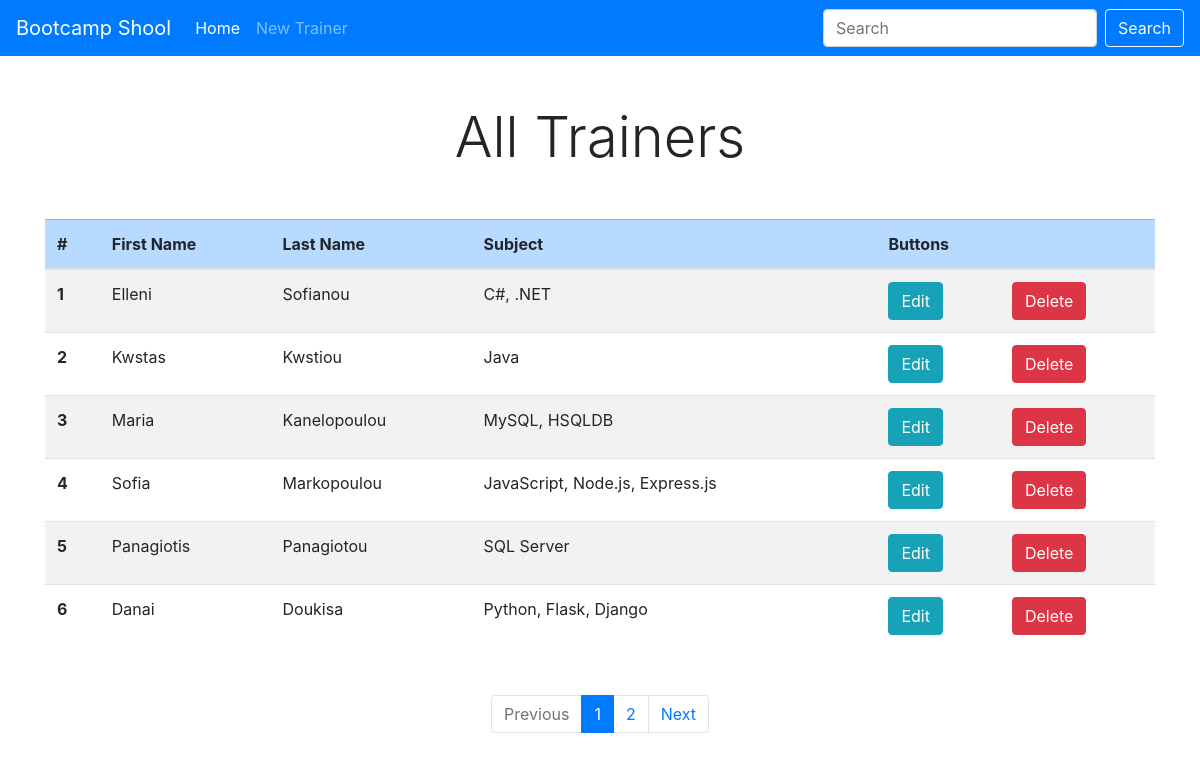
Screenshot of /trainers/ with the database file from the repository.
### trainers/models.py (models this page shows, shortened)
class Trainer(models.Model):
    first_name = models.CharField(max_length=30, blank=True)
    last_name = models.CharField(max_length=30, blank=True)
    subject = models.CharField(max_length=50)
    class Meta:
        db_table = 'trainer'

### trainers/views.py (the view)
# urls.py: path('', views.index, name='home'),
def index(request):
    all_trainers = Trainer.objects.all()
    page = request.GET.get('page', 1)
    paginator = Paginator(all_trainers, 6)
    try:
        trainer_lists = paginator.page(page)
    except PageNotAnInteger:
        trainer_lists = paginator.page(1)
    except EmptyPage:
        trainer_lists = paginator.page(paginator.num_pages)
    context = { 'trainer_lists': trainer_lists }
    return render(request, 'trainers/index.html', context)

### templates/trainers/index.html (shortened to what this page needs)
{% extends 'base.html' %}
{% block content %}
    <h1 class="display-4 text-center mb-5">All Trainers</h1>
    {% if trainer_lists %}
        <table class="table table-striped">
            <thead class="table-primary">
                <tr>
                    <th scope="col">#</th>
                    <th scope="col">First Name</th>
                    <th scope="col">Last Name</th>
                    <th scope="col">Subject</th>
                    <th colspan="2">Buttons</th>
                </tr>
            </thead>
            <tbody>
                {% for trainer in trainer_lists %}
                    <tr>
                        <th scope="row">{{ trainer.id }}</th>
                        <td>{{ trainer.first_name }}</td>
                        <td>{{ trainer.last_name }}</td>
                        <td>{{ trainer.subject }}</td>
                        <td><a href="{% url 'edit' trainer.id %}" class="btn btn-info">Edit</a></td>
                        <td><a href="{% url 'delete' trainer.id %}" class="btn btn-danger">Delete</a></td>
                    </tr>
                {% endfor %}
            </tbody>
        </table>
    {% endif %}
    {% include 'includes/paginator.html' %}
{% endblock %}

### templates/base.html (shortened to what this page needs)
{% load static %}
<!DOCTYPE html>
<html lang="en">
    <head>
        <link rel="stylesheet" href="https://cdn.jsdelivr.net/npm/bootstrap@4.6.0/dist/css/bootstrap.min.css">
        <link rel="stylesheet" href="https://pro.fontawesome.com/releases/v5.10.0/css/all.css">
    </head>
    <body>
        {% include "includes/navbar.html" %}
        <div class="container mt-5">
            {% block content %}{% endblock %}
        </div>
    </body>
</html>

### templates/includes/navbar.html (shortened to what this page needs)
<nav class="navbar navbar-expand-lg navbar-dark bg-primary">
    <a class="navbar-brand" href="{% url 'home' %}">Bootcamp Shool</a>
    <div class="collapse navbar-collapse" id="navbarSupportedContent">
        <ul class="navbar-nav mr-auto">
            <li class="nav-item">
                <a class="nav-link {% if request.resolver_match.view_name == 'home' %}active{% endif %}" href="{% url 'home' %}">Home</a>
            </li>
            <li class="nav-item">
                <a class="nav-link {% if request.resolver_match.view_name == 'create' %}active{% endif %}" href="{% url 'create' %}">New Trainer</a>
            </li>
        </ul>
        <ul class="navbar-nav float-right">
            <form action="{% url 'search' %}" class="form-inline my-2 my-lg-0" method="POST">
                <input class="form-control mr-sm-2" type="search" name="search" id="search" placeholder="Search" aria-label="Search">
                <button class="btn btn-outline-light my-2 my-sm-0" type="submit">Search</button>
            </form>
        </ul>
    </div>
</nav>

### templates/includes/paginator.html
<ul class="pagination justify-content-center mt-5 mb-5">
    {% if trainer_lists.has_previous %}
        <li class="page-item"><a class="page-link" href="?page={{ trainer_lists.pervious_page_number }}">Previous</a></li>
    {% else %}
        <li class="page-item disabled">
            <a class="page-link" href="?page={{ trainer_lists.num_pages }}" tabindex="-1" aria-disabled="true">Previous</a>
        </li>
    {% endif %}
    {% for i in trainer_lists.paginator.page_range %}
        {% if trainer_lists.number == i %}
            <li class="page-item active" aria-current="page"><a class="page-link" href="?page={{ i }}">{{ i }}</a></li>
        {% else %}
            <li class="page-item"><a class="page-link" href="?page={{ i }}">{{ i }}</a></li>
        {% endif %}
    {% endfor %}
    {% if trainer_lists.has_next %}
        <li class="page-item"><a class="page-link" href="?page={{ trainer_lists.next_page_number }}">Next</a></li>
    {% else %}
        <li class="page-item disabled">
            <a class="page-link" href="?page={{ trainer_lists.num_pages }}">Next</a>
        </li>
    {% endif %}
</ul>

### rows the page displays
Trainer: id "1", first_name "Elleni", last_name "Sofianou", subject "C#, .NET"
Trainer: id "2", first_name "Kwstas", last_name "Kwstiou", subject "Java"
Trainer: id "3", first_name "Maria", last_name "Kanelopoulou", subject "MySQL, HSQLDB"
Trainer: id "4", first_name "Sofia", last_name "Markopoulou", subject "JavaScript, Node.js, Express.js"
Trainer: id "5", first_name "Panagiotis", last_name "Panagiotou", subject "SQL Server"
Trainer: id "6", first_name "Danai", last_name "Doukisa", subject "Python, Flask, Django"

### other values shown
{{ i }} "1"
{{ i }} "2"
